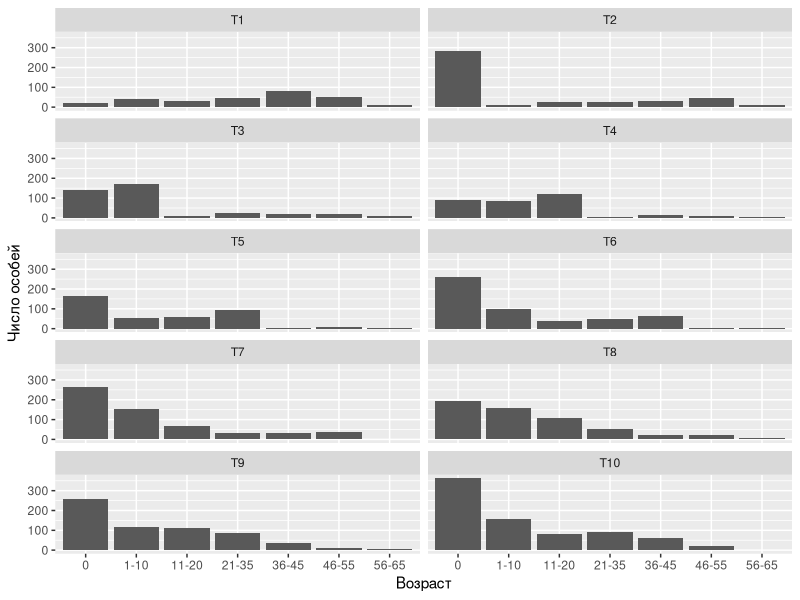
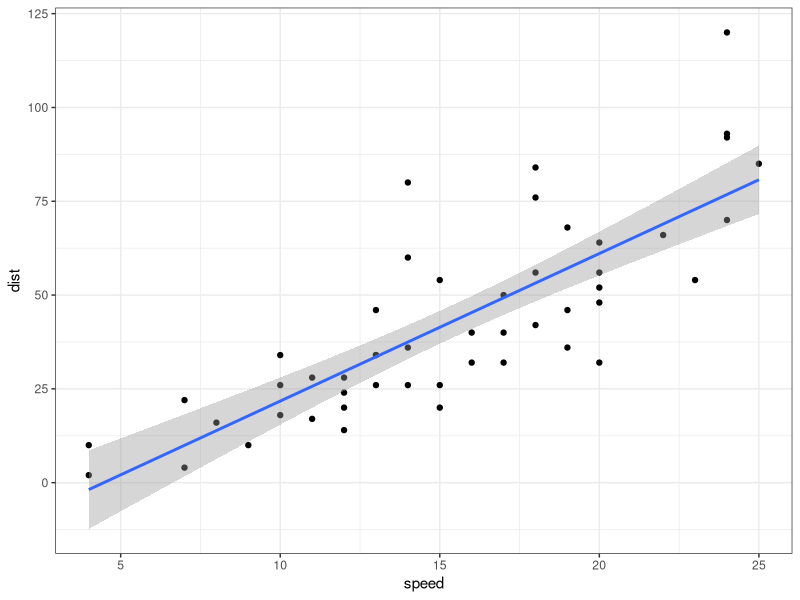
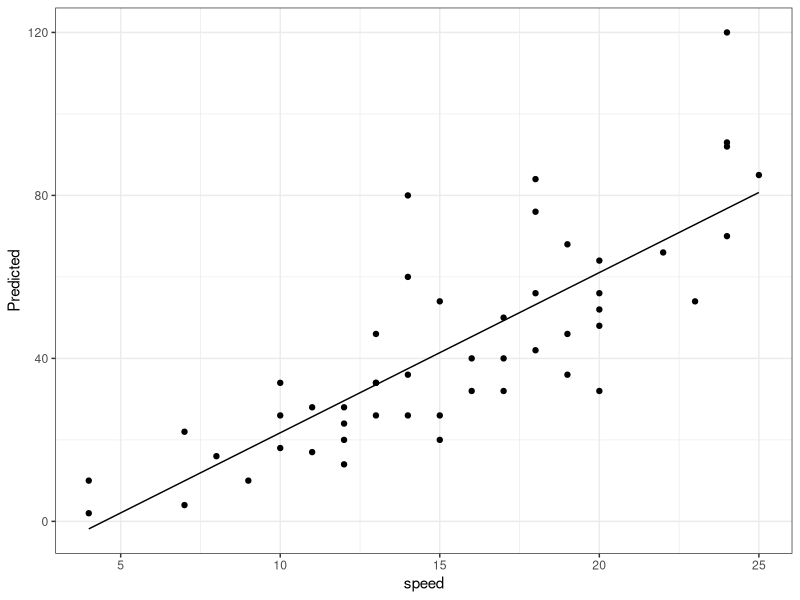
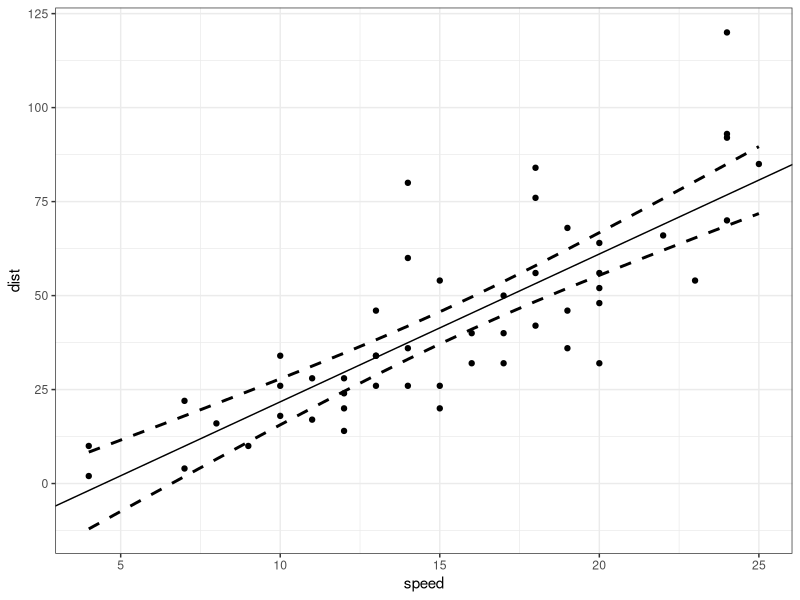
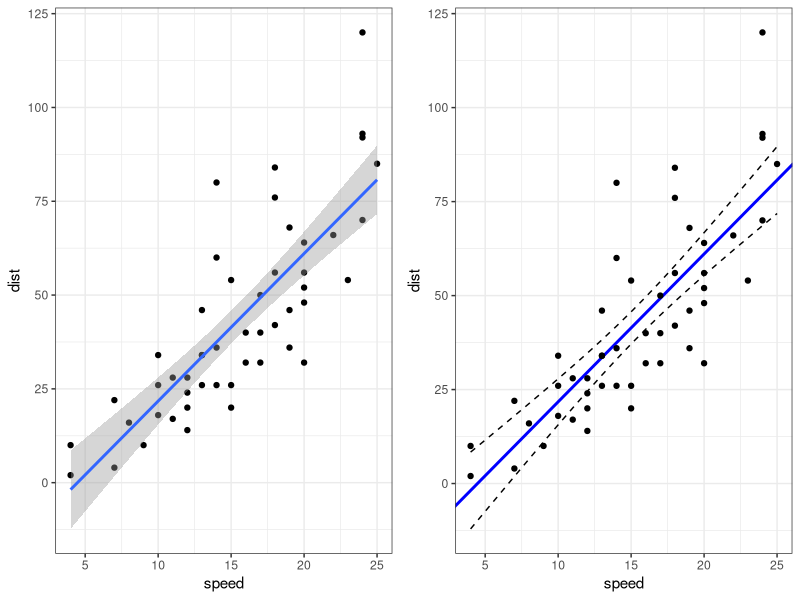

R code for these plots, in order:
## ---- chunk 1
# output options
options(width = 70, scipen = 6, digits = 3)
library(knitr)
# chunk default options
opts_chunk$set(fig.align='center', tidy = FALSE, fig.width = 7, fig.height = 3, warning = FALSE)
## ---- chunk 2
t1 <- c(100, 10, 5, 1)
t1
## ---- chunk 3
lesley <- matrix(c(c(0, 0, 10, 20), c(0.1, 0, 0, 0), c(0, 0.5, 0, 0), c(0, 0, 0.3, 0)), nrow = 4, byrow = T)

lesley
## ---- chunk 4
lesley %*% t1
## ---- chunk 5
matrix(1:12, ncol = 3, byrow = TRUE)
## ---- chunk 6
diag(rep(1,5))
## ---- chunk 7
A <- matrix(1:12, ncol = 3)
A
## ---- chunk 8
B <- t(A)
B
## ---- chunk 9
A + 4
## ---- chunk 10
A + A
## ---- chunk 11
Large <- data.frame(Sp1 = round(rnorm(5, 10, 2)), Sp2 = round(rnorm(5, 10, 3)), Sp3 = round(rnorm(5, 10, 2))) 

rownames(Large) <- c("Sample1", "Sample2", "Sample3", "Sample4", "Sample5" )

Small <- data.frame(Sp1 = round(rnorm(5, 50, 5)), Sp2 = round(rnorm(5, 50, 5)), Sp3 = round(rnorm(5, 50, 5))) 

rownames(Small) <- c("Sample1", "Sample2", "Sample3", "Sample4", "Sample5" )
## ---- chunk 12
Large
Small
## ---- chunk 13
Large + Small
## ---- chunk 14
A * 4
## ---- chunk 15
A * c(10, 11, 12, 13)
## ---- chunk 16
Rpocessed_portion <- c(1, 1, 1/2, 1/3, 1/4)
Processed_Factor <- 1/Rpocessed_portion
## ---- chunk 17
Small * Processed_Factor
## ---- chunk 18
N <- c(20, 40, 32, 45, 80, 50, 10)
Fert <- c( 0,  0,   1,   2,   2,   0,   0)
t(N) %*% (Fert)

## ---- chunk 19
A
B
## ---- chunk 20
A %*% B
## ---- chunk 21
B %*% A
## ---- chunk 22
C <- B[-3, ]
C
## ---- chunk 23
C %*% A
## ---- chunk 24
M1 <- matrix(c(1, 2, 3, 4, 5, 6), byrow = T, ncol = 3)
M2 <-  matrix(7:12, byrow = T, ncol = 2)
M1 %*% M2  
## ---- chunk 25
T1 <- c(20, 40, 32, 45, 80, 50, 10)
Age <- c("0", "1-10", "11-20", "21-35", "36-45", "46-55", "56-65")
Pop <- data.frame(Age, T1)
## ---- chunk 26
Pop

## ---- chunk 27
Lesl <- matrix(
c( 0,  0,   1,   2,   2,   0,   0,
  0.6, 0,   0,   0,   0,   0,   0,
   0,  0.7, 0,   0,   0,   0,   0, 
   0,  0,   0.8, 0,   0,   0,   0,
   0,  0,   0,   0.7, 0,   0,   0,
   0,  0,   0,   0,   0.6, 0,   0,
   0, 0,    0,   0,   0,  0.2, 0  ),
byrow = T, 
ncol = 7)
Lesl
## ---- chunk 28
Pop$T2 <- as.vector( Lesl %*% (Pop$T1 ))
Pop$T3 <- as.vector( Lesl %*% (Pop$T2 ))
Pop$T4 <- as.vector( Lesl %*% (Pop$T3 ))
Pop$T5 <- as.vector( Lesl %*% (Pop$T4 ))
Pop$T6 <- as.vector( Lesl %*% (Pop$T5 ))
Pop$T7 <- as.vector( Lesl %*% (Pop$T6 ))
Pop$T8 <- as.vector( Lesl %*% (Pop$T7 ))
Pop$T9 <- as.vector( Lesl %*% (Pop$T8 ))
Pop$T10 <- as.vector( Lesl %*% (Pop$T9 ))

## ---- chunk 29
library(ggplot2)
library(reshape)
Pop2 <- melt(Pop)
ggplot(Pop2, aes(x=Age, y = value)) + geom_bar(stat = "identity") + facet_wrap(~variable, ncol = 2) + labs(x = "Возраст", y = "Число особей")
## ---- chunk 30
brain <- read.csv("data/IQ_brain.csv", header = TRUE)
br <- brain[complete.cases(brain), -1]
br <- as.matrix(br)
br_scaled <- scale(br) #Стандартизуем значения

t(br_scaled) %*% br_scaled / (nrow(br_scaled) - 1) 

## ---- chunk 31
B <- matrix(1:24, ncol = 4)
C <- matrix(1:12, ncol = 3)

B %*% C
## ---- chunk 32
C %*% t(C)
## ---- chunk 33
t(C) %*% C
## ---- chunk 34
B <- matrix(1:9, ncol = 3)
C <- matrix(11:19, ncol = 3)

B %*%  C

C %*% B
## ---- chunk 35
t(B %*% C)
## ---- chunk 36
t(C) %*% t(B)
## ---- chunk 37
B %*% t(B)
## ---- chunk 38
t(B) %*% B

## ---- chunk 39
det(B)
## ---- chunk 40
BB <- t(B) %*% B
det(BB)
## ---- chunk 41
X <- matrix(c(seq(1, 8),10), nrow = 3, byrow = T)
X

## ---- chunk 42
det(X)

## ---- chunk 43
solve(X)
## ---- chunk 44
round(solve(X) %*% X )

## ---- chunk 45
Coef <- matrix(c(1 , 2 , 3 ,
         4 , 5 , 6 ,
         7 , 8 , 10), byrow = T, ncol = 3)
Val <- c(2,4,10)

solve(Coef) %*% Val
## ---- chunk 46
round(1*3.33 + 2*-6.67 + 3*4.00)
round(4*3.33 + 5*-6.67 + 6*4.00)
round(7*3.33 + 8*-6.67 + 10*4.00)


## ---- chunk 47
data(cars)
Mod <- lm(dist ~ speed, data = cars)
summary(Mod)

## ---- chunk 48
coefficients(Mod)
## ---- chunk 49
library(ggplot2)
theme_set(theme_bw())
ggplot(cars, aes(x = speed, y = dist)) + geom_point() + geom_smooth(method = "lm")

## ---- chunk 50
X <- model.matrix(~speed, data = cars)
Y <- cars$dist
betas <- solve(t(X) %*% X) %*% (t(X) %*% Y)
betas

## ---- chunk 51
MyData <- data.frame(speed = seq(min(cars$speed), max(cars$speed)))
head(MyData)
## ---- chunk 52
X2 <- model.matrix( ~ speed, data = MyData)
head(X2)

## ---- chunk 53
MyData$Predicted <- X2 %*% betas
## ---- chunk 54
library(ggplot2)
ggplot(MyData, aes(x = speed, y = Predicted)) + geom_line() + geom_point(data = cars, aes(x = speed, y = dist))
## ---- chunk 55
vcov(Mod)
## ---- chunk 56


predict_values <- X %*% betas

resid_values <- cars$dist - predict_values

s2 <- sum(resid_values^2)/(length(resid_values) - length(betas))

s2
## ---- chunk 57
covbetas <- s2 * solve(t(X) %*% X)
covbetas
## ---- chunk 58
# Вычисляем стандартные отшибки путем перемножения матриц
  MyData$se <- sqrt(diag(X2 %*% covbetas %*% t(X2)))

# Вычисляем доверительные интервалы
MyData$CiUp  <- MyData$Predicted + 1.96 *MyData$se

MyData$CiLow  <- MyData$Predicted - 1.96 *MyData$se

## ---- chunk 59
ggplot(MyData, aes(x = speed, y = predicted)) + 
  geom_line(aes(x = speed, y = CiUp), 
            linetype = 2, size = 1) + 
  geom_line(aes(x = speed, y = CiLow), 
            linetype = 2, size = 1)+ 
  geom_abline(slope = betas[2], intercept = betas[1]) +
  geom_point(data = cars, aes(x = speed, y = dist)) +
  ylab("dist")
## ---- chunk 60
library(gridExtra)
Pl_gg <- ggplot(cars, aes(x = speed, y = dist)) + geom_point() + geom_smooth(method = "lm") 
Pl_hand <-ggplot(MyData, aes(x = speed, y = predicted)) +   geom_line(aes(x = speed, y = CiUp), linetype = 2, size = 0.5) + geom_line(aes(x = speed, y = CiLow), linetype = 2, size = 0.5) + geom_abline(slope = betas[2], intercept = betas[1], color = "blue", size=1) + geom_point(data = cars, aes(x = speed, y = dist)) + ylab("dist")

grid.arrange(Pl_gg, Pl_hand, ncol = 2)
